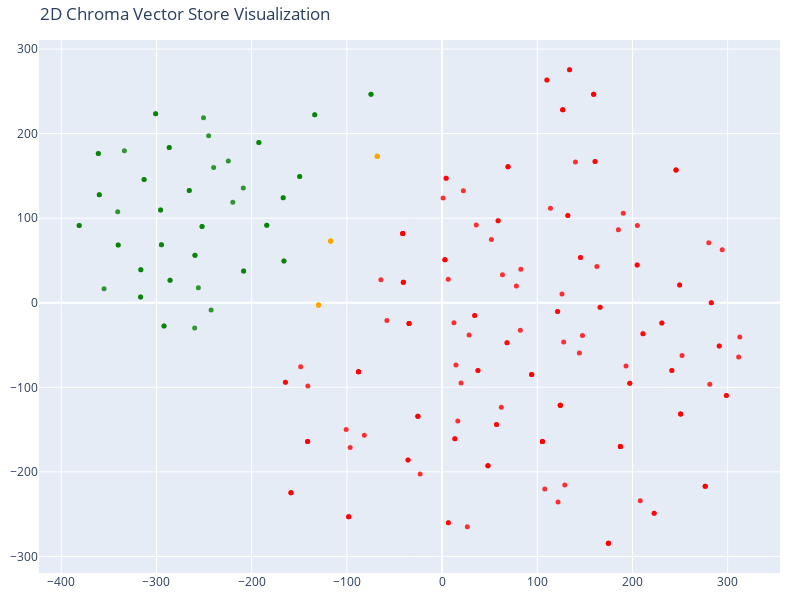

Notebook cell for this chart:
### Code cell
# We humans find it easier to visalize things in 2D!
# Reduce the dimensionality of the vectors to 2D using t-SNE
# (t-distributed stochastic neighbor embedding)

tsne = TSNE(n_components=2, random_state=42) 
reduced_vectors = tsne.fit_transform(vectors)

# Create the 2D scatter plot
fig = go.Figure(data=[go.Scatter(
    x=reduced_vectors[:, 0],
    y=reduced_vectors[:, 1],
    mode='markers',
    marker=dict(size=5, color=colors, opacity=0.8),
    text=[f"Type: {t}<br>Text: {d[:100]}..." for t, d in zip(doc_types, documents)],
    hoverinfo='text'
)])

fig.update_layout(
    title='2D Chroma Vector Store Visualization',
    scene=dict(xaxis_title='x',yaxis_title='y'),
    width=800,
    height=600,
    margin=dict(r=20, b=10, l=10, t=40)
)

fig.show()

### Figure 1 — Plotly figure (JSON) as saved in the notebook; plotly's stock layout.template omitted (floating-point values rounded to 4 significant figures; data arrays with more than 128 entries replaced by an {"elided": "..."} marker saying what was removed)
{"data": [{"hoverinfo": "text", "marker": {"color": {"elided": "240 str values"}, "opacity": 0.8, "size": 5}, "mode": "markers", "text": {"elided": "240 str values"}, "type": "scatter", "x": {"elided": "240 float values"}, "y": {"elided": "240 float values"}}], "layout": {"height": 600, "margin": {"b": 10, "l": 10, "r": 20, "t": 40}, "scene": {"xaxis": {"title": {"text": "x"}}, "yaxis": {"title": {"text": "y"}}}, "title": {"text": "2D Chroma Vector Store Visualization"}, "width": 800}}
